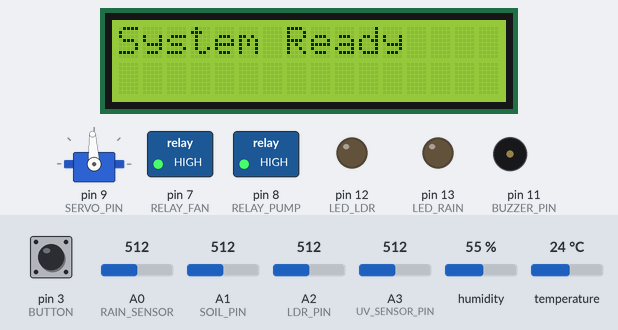
Recording of a sketch running on a simulated Arduino Uno, built with avr-gcc and run on an emulated ATmega328P. Parts: 16×2 character LCD, servo, switched loads named in the sketch (green lamp = pin HIGH), output pins drawn as LEDs (lit = HIGH), buzzer (waves = sounding, pin HIGH). Inputs (shaded band) come from the test bench; at power-on: pin 3 (BUTTON) HIGH, A1 (SOIL_PIN) = 512, A2 (LDR_PIN) = 512, A0 (RAIN_SENSOR) = 512, A3 (UV_SENSOR_PIN) = 512, humidity 55 %, temperature 24 °C. What the sketch prints to the serial monitor is not drawn.

Above: at 1.2 s.
1.3 s: pin 3 (BUTTON) pulled LOW for 0.15 s
At 2.8 s:
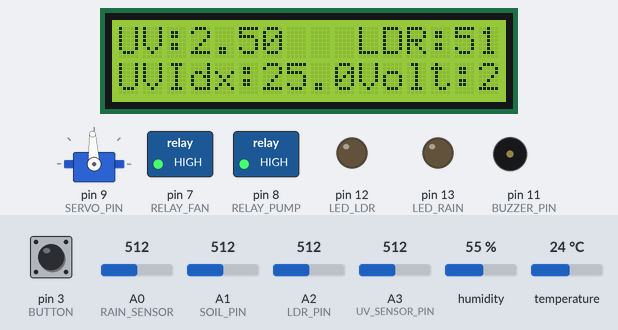
3.7 s: pin 3 (BUTTON) pulled LOW for 1 s
At 5.4 s:
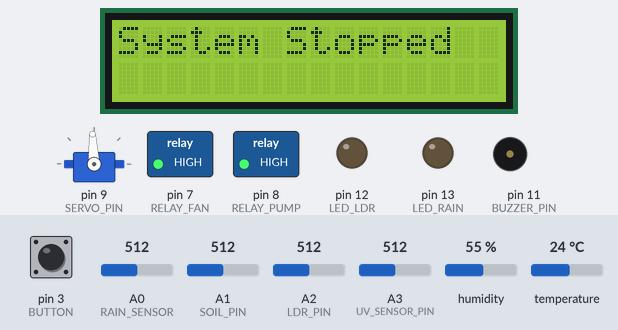
6.2 s: pin 3 (BUTTON) pulled LOW for 3.2 s
At 6.8 s:
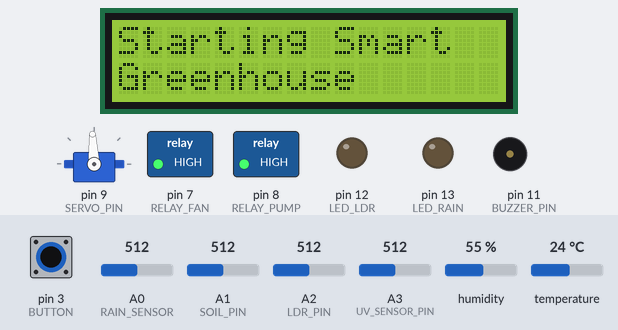
10.9 s: A1 (SOIL_PIN) set to 638
13.0 s: A1 (SOIL_PIN) set to 664
At 14.3 s:
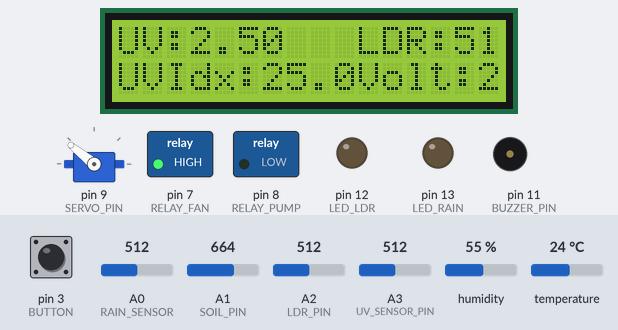
16.0 s: A2 (LDR_PIN) set to 685
At 18.8 s:
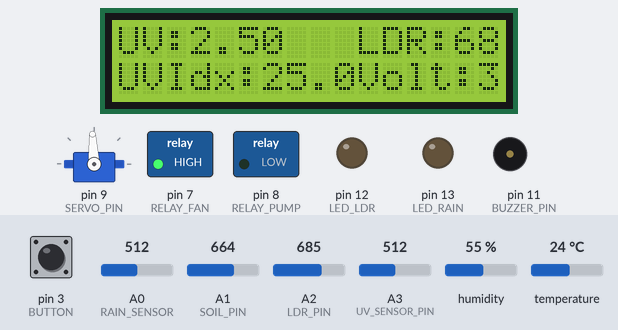
19.0 s: A2 (LDR_PIN) set to 718
At 22.3 s:
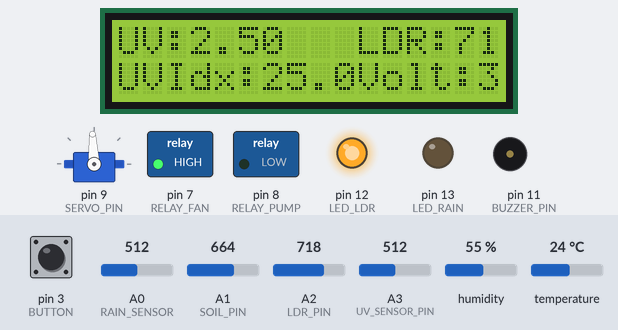
Timing chart, 0 to 23.0 s (numbered marks = the images above; inputs shaded):
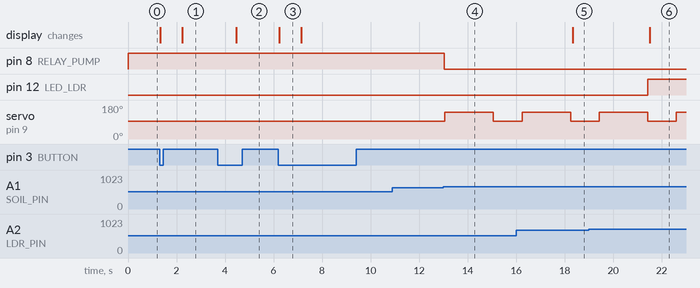

The sketch:

SmartGreenhouse.ino
```cpp
#include <SimpleDHT.h>
#include <LiquidCrystal_I2C.h>
#include <Servo.h>

// ================== DHT22 setup ==================
int pinDHT22 = 2;
SimpleDHT22 dht22(pinDHT22);

// ================== Raindrop sensor ==================
#define RAIN_SENSOR A0
#define LED_RAIN 13       // LED for rain sensor
#define BUZZER_PIN 11     // Buzzer for rain detection
int rainThreshold = 500;  // tune

// ================== Soil moisture ==================
#define SOIL_PIN A1
#define SOIL_WET 210
#define SOIL_DRY 510
int soilThreshold = 650;  // tune based on calibration

// ================== LDR sensor ==================
#define LDR_PIN A2
#define LED_LDR 12        // LED for LDR control
int ldrValue = 0;

// ================== Button ==================
const int BUTTON = 3;
int BUTTONstate = 0;
int lastButtonState = 0;
bool readingActive = false;

// ================== Relays ==================
#define RELAY_FAN 7   // active LOW
#define RELAY_PUMP 8  // active LOW

// ================== LCD ==================
LiquidCrystal_I2C lcd(0x27, 16, 2);

// ================== Servo ==================
Servo myServo;
const int SERVO_PIN = 9;
const bool SERVO_IS_CONTINUOUS = true;
int SERVO_STOP_US      = 1500;
int SERVO_FULL_CCW_US  = 1000;
int SERVO_FULL_CW_US   = 2000; // For positional servos
int SERVO_DRY_ANGLE    = 0;
int SERVO_WET_ANGLE    = 90;
int SERVO_RETURN_ANGLE = 90;

// ================== UV Sensor ==================
#define UV_SENSOR_PIN A3

void setup() {
  pinMode(BUTTON, INPUT_PULLUP);
  pinMode(LED_RAIN, OUTPUT);    // LED for rain sensor
  pinMode(LED_LDR, OUTPUT);     // LED for LDR control
  pinMode(BUZZER_PIN, OUTPUT);  // Buzzer pin for rain detection
  pinMode(RELAY_FAN, OUTPUT);
  pinMode(RELAY_PUMP, OUTPUT);

  digitalWrite(RELAY_FAN, HIGH);   // OFF
  digitalWrite(RELAY_PUMP, HIGH);  // OFF

  Serial.begin(9600);

  lcd.init();
  lcd.backlight();  // Ensure backlight fully on

  myServo.attach(SERVO_PIN);
  if (SERVO_IS_CONTINUOUS) {
    myServo.writeMicroseconds(SERVO_STOP_US);
  } else {
    myServo.write(SERVO_WET_ANGLE);
  }

  // Initial message
  lcd.clear();
  lcd.backlight();
  lcd.setCursor(0, 0);
  lcd.print("System Ready");
}

void loop() {
  // === Button handling: toggle system ===
  BUTTONstate = digitalRead(BUTTON);
  if (BUTTONstate == LOW && lastButtonState == HIGH) {
    readingActive = !readingActive;
    lcd.clear();
    lcd.backlight(); // Restore full brightness

    if (readingActive) {
      lcd.setCursor(0, 0);
      lcd.print("Starting Smart");
      lcd.setCursor(0, 1);
      lcd.print("Greenhouse");
      Serial.println("Smart Greenhouse Started");
      delay(500); // brief pause before showing readings
    } else {
      lcd.setCursor(0, 0);
      lcd.print("System Stopped");
      Serial.println("Smart Greenhouse Stopped");
    }

    delay(200); // debounce
  }
  lastButtonState = BUTTONstate;

  if (readingActive) {
    Serial.println("=================================");

    // ===== DHT22: temperature & humidity =====
    float temperature = 0;
    float humidity = 0;
    int err = SimpleDHTErrSuccess;

    if ((err = dht22.read2(&temperature, &humidity, NULL)) != SimpleDHTErrSuccess) {
      Serial.print("Read DHT22 failed, err=");
      Serial.print(SimpleDHTErrCode(err));
      Serial.print(",");
      Serial.println(SimpleDHTErrDuration(err));
    } else {
      Serial.print("Temperature: ");
      Serial.print(temperature);
      Serial.print(" °C, Humidity: ");
      Serial.print(humidity);
      Serial.println(" %RH");
    }

    // ===== Fan control =====
    if (temperature > 31.50) {
      digitalWrite(RELAY_FAN, LOW);  // ON
      Serial.println("Fan ON");
    } else {
      digitalWrite(RELAY_FAN, HIGH); // OFF
      Serial.println("Fan OFF");
    }

    // ===== Raindrop sensor =====
    int rainValue = analogRead(RAIN_SENSOR);
    Serial.print("Raindrop Sensor Value: ");
    Serial.println(rainValue);

    if (rainValue < rainThreshold) {
      digitalWrite(LED_RAIN, HIGH);   // LED ON
      digitalWrite(BUZZER_PIN, HIGH); // Buzzer ON
    } else {
      digitalWrite(LED_RAIN, LOW);    // LED OFF
      digitalWrite(BUZZER_PIN, LOW);  // Buzzer OFF
    }

    // ===== Soil moisture & pump =====
    int moistureValue = analogRead(SOIL_PIN);
    Serial.print("Soil Moisture Value: ");
    Serial.println(moistureValue);

    if (moistureValue > soilThreshold) {
      digitalWrite(RELAY_PUMP, LOW);   // ON
      Serial.println("Water pump ON");
    } else {
      digitalWrite(RELAY_PUMP, HIGH);  // OFF
      Serial.println("Water pump OFF");
    }

    // ===== Servo control based on soil =====
    if (moistureValue > soilThreshold) {
      if (SERVO_IS_CONTINUOUS) {
        myServo.writeMicroseconds(SERVO_FULL_CW_US);
        delay(2000);
        myServo.writeMicroseconds(SERVO_STOP_US);
      } else {
        myServo.write(SERVO_DRY_ANGLE);
        delay(2000);
        myServo.write(SERVO_RETURN_ANGLE);
      }
      Serial.println("Servo action performed due to dry soil");
    } else {
      if (SERVO_IS_CONTINUOUS) {
        myServo.writeMicroseconds(SERVO_STOP_US);
      } else {
        myServo.write(SERVO_WET_ANGLE);
      }
    }

    // ===== UV Sensor =====
    int uvValue = analogRead(UV_SENSOR_PIN);
    float uvVoltage = uvValue * (5.0 / 1023.0);
    float uvIndex = uvVoltage / 0.1;

    // ===== LDR Sensor =====
    ldrValue = analogRead(LDR_PIN);
    float ldrVoltage = ldrValue * (5.0 / 1023.0);

    // LED control based on LDR value
    if (ldrValue > 700) {
      digitalWrite(LED_LDR, HIGH);  // Turn on LDR LED
    } else {
      digitalWrite(LED_LDR, LOW);   // Turn off LDR LED
    }

    Serial.print("UV Voltage: ");
    Serial.print(uvVoltage, 2);
    Serial.print(" V, UV Index: ");
    Serial.print(uvIndex, 1);
    Serial.print(" | LDR Value: ");
    Serial.print(ldrValue);
    Serial.print(", Voltage: ");
    Serial.println(ldrVoltage, 2);

    // ===== LCD Display =====
    lcd.clear();
    lcd.backlight();
    lcd.setCursor(0, 0);
    lcd.print("UV:");
    lcd.print(uvVoltage, 2);
    lcd.setCursor(10, 0);
    lcd.print("LDR:");
    lcd.print(ldrValue);

    lcd.setCursor(0, 1);
    lcd.print("UVIdx:");
    lcd.print(uvIndex, 1);
    lcd.setCursor(10, 1);
    lcd.print("Volt:");
    lcd.print(ldrVoltage, 2);

    delay(1000); // main loop delay

  } else {
    // Safe state when system is stopped
    digitalWrite(LED_RAIN, LOW);
    digitalWrite(RELAY_FAN, HIGH);
    digitalWrite(RELAY_PUMP, HIGH);

    if (SERVO_IS_CONTINUOUS) {
      myServo.writeMicroseconds(SERVO_STOP_US);
    } else {
      myServo.write(SERVO_RETURN_ANGLE);
    }
  }
}
```

Measured:
- the behaviour switches between 650 and 651 on A1 (SOIL_PIN) (found by bisection; images 3 and 4)
- the behaviour switches between 700 and 701 on A2 (LDR_PIN) (found by bisection; images 5 and 6)
- after the input at 1.3 s, the display: first changes at once (image 1 shows a later state)
- after the input at 3.7 s, the display: changes after 0.76 s (image 2)
- after the input at 6.2 s, the display: changes at once (image 3)
- after the input at 10.9 s, every drawn part: stays the same
- after the input at 13.0 s, pin 8 (RELAY_PUMP): HIGH → LOW at once; servo on pin 9 (SERVO_PIN): 93° → 141° after 0.06 s, → 93° 2.0 s later
- after the input at 16.0 s, the display: changes after 2.3 s (image 5)
- after the input at 19.0 s, pin 12 (LED_LDR): LOW → HIGH after 2.4 s; the display: changes after 2.5 s (image 6)
